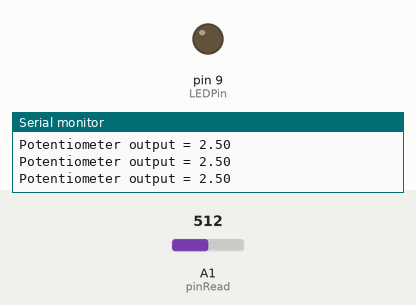
This sketch was run on a simulated Arduino Uno, built with avr-gcc and run on an emulated ATmega328P. Shown: output pins drawn as LEDs (lit = HIGH), the last lines printed to the serial monitor. Inputs (shaded band) come from the test bench; at power-on: A1 (pinRead) = 512.

Above: at 1.3 s.
1.4 s: A1 (pinRead) set to 801
2.9 s: A1 (pinRead) set to 828
At 3.7 s:
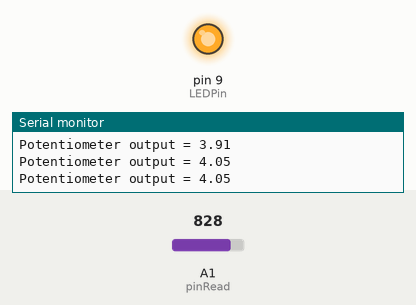
4.5 s: A1 (pinRead) set to 716
At 4.9 s:
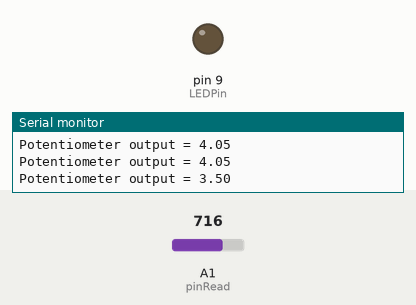
6.0 s: A1 (pinRead) set to 900
At 7.3 s:
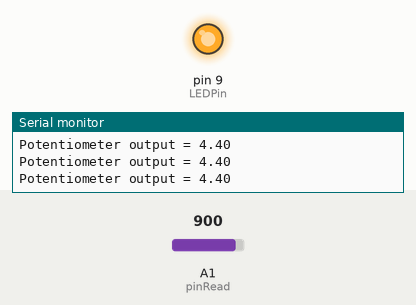
Timing chart, 0 to 8.5 s (numbered marks = the images above; inputs shaded):
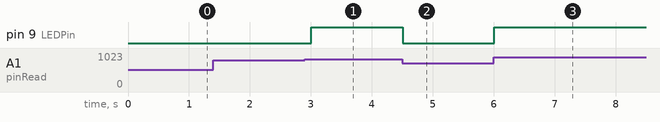

The sketch:

Arduino_Project_10-Implementing_If_Statments.ino
```cpp
//Arduino_Project_10-Implementing_If_Statments
/*
  Using If statments to control when turning on other pins
*/
//Read Variables
int pinRead = A1;
float realV;
float DigitalVoltage;
float VRef = 5.0;
float MaxDigitalVoltage =  1023.0;
int wait = 500;

//LED Variables
float WarnVoltage = 4.0;
int LEDPin = 9;


void setup() {
  pinMode(pinRead, INPUT);
  Serial.begin(9600);

  pinMode(LEDPin, OUTPUT);
}

void loop() {
  //Potentiometer output code
  DigitalVoltage = analogRead(A1);
  realV = (DigitalVoltage/MaxDigitalVoltage)*VRef;
  Serial.print("Potentiometer output = ");
  Serial.println(realV);

  //LED warning code
  if(realV >= WarnVoltage){
    digitalWrite(LEDPin, HIGH);
  }
  if(realV == VRef){
    Serial.println("Potentiometer at max voltage output.");
  }
  if(realV < WarnVoltage){
    digitalWrite(LEDPin, LOW);
  }
  delay(wait);


}
```

Measured:
- the behaviour switches between 818 and 819 on A1 (pinRead) (found by bisection; images 0 and 1)
- after the input at 2.9 s, pin 9 (LEDPin): LOW → HIGH after 0.11 s
- after the input at 4.5 s, pin 9 (LEDPin): HIGH → LOW at once
- after the input at 6.0 s, pin 9 (LEDPin): LOW → HIGH at once
